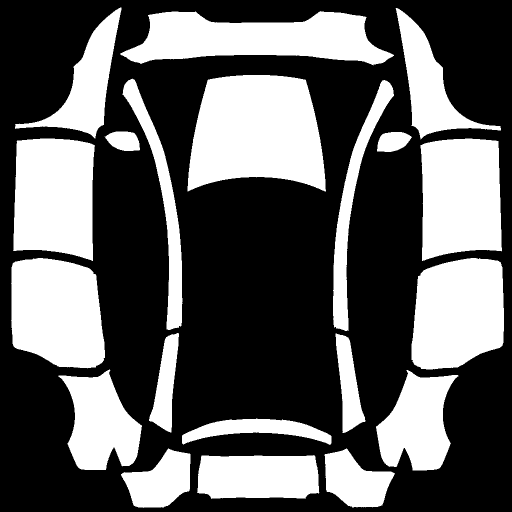
#> input picture mylwrap/data/mask.png, 1024 x 1024 px (shown at 1/2 size); its folder holds only this picture in this run
$ python core.py
#> lines starting #> are read from the running program, lines starting #| are printed output that depends on the picture; after the words box and inside, x2 and y2 are one past the last pixel; in counts of white or black regions, pixels touching at a corner belong together
"""mylwrap.core -- Tesla Model Y L (Juniper "L") wrap template toolkit: template mask, calibrated panel mapping
(TESLA_MAPPING + constants), tailgate 180-degree fix, 360-degree panorama projection onto the car ("globe unwrapping"),
compositing helpers and finish() (black outside the mask + 256-colour quantisation, < 1 MB).
Everything is applied through the template mask; outside = #000000.  Calibrated with in-car photos (2026-10-18 .. 2026-10-29).
"""
import math, os
import numpy as np
from PIL import Image, ImageFilter, ImageChops, ImageEnhance
from scipy.ndimage import label, binary_erosion, binary_closing, binary_fill_holes, distance_transform_edt, map_coordinates

N = 1024
DATA = os.path.join(os.path.dirname(os.path.abspath(__file__)), 'data')
MASK = np.array(Image.open(os.path.join(DATA, 'mask.png'))) > 127
#> MASK: shape (1024, 1024) bool; 37.6% white; 20 white regions, largest, box (x1, y1, x2, y2) and area: (375, 150, 652, 383) 50825, (240, 22, 788, 131) 37453, (26, 277, 190, 522) 35206
LAB, NLAB = label(MASK)
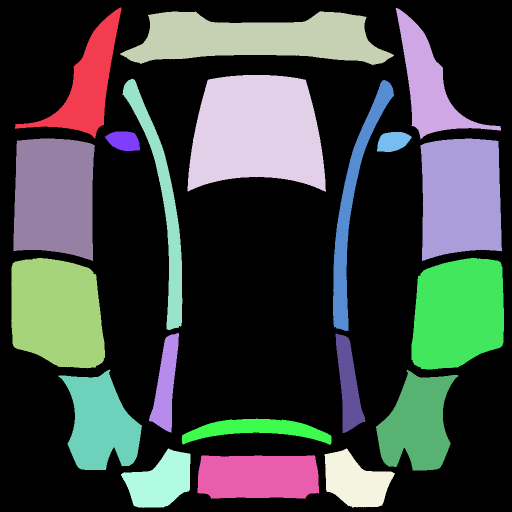
#> LAB: shape (1024, 1024) int32 (shown at 1/2 size); 21 distinct labels, from 0 to 20; one colour per label, 0 black
#> NLAB = 20
OL = (40, 28, 34)

def comp(i): return LAB == i
def bbox(m):
    ys, xs = np.nonzero(m); return xs.min(), ys.min(), xs.max()+1, ys.max()+1

_session = None
# [22 lines left out: function cutout, not called in this run]

# ---------------------------------------------------------------------------------------------
# Panel -> car mapping for the Model Y L template, confirmed against the Tesla 3D preview render of
# myl_nami.png (front-left 3/4 view).  "up" = the direction on the sheet that points UP on the car.
TESLA_MAPPING = {
    # calibrated with myl_calib.png loaded in the Tesla app (top, front-left 3/4, rear-left 3/4 renders, 2026-10-18)
    3:  ('front fascia / bumper: whole nose below the hood; its top edge (sheet y~108-126) runs under the light bar '
         'that sits on the hood/fascia seam; the wings x240-300 / 728-788 wrap round the front corners down to the '
         'front wheel arches (below the fender fronts); small lamp near sheet (330,62) / (700,62); lower grille '
         'opening sheet y<46 between x~405-614; text drawn rot180 reads upright from the front (in-car check '
         '2026-10-25).  Px scale ~0.77x the hood px (FASCIA_HOOD_PX)', 'down'),
    4:  ('hood, FULLY visible from the top view: sheet y~150 = front edge (over the nose), y~383 = windscreen, '
         'x 375-652; the sheet is shown un-mirrored from above (front up)', 'down'),
    1:  ('left front fender (sheet top = front at the light-bar end, sheet bottom meets the front door, inner edge '
         '= hood line along the hood side; concave outer boundary = wheel arch; lobe at sheet y~235-270 runs down '
         'behind the wheel to the rocker; text at -90 runs along the fender, in-car check 2026-10-25)', 'right'),
    2:  ('right front fender', 'left'),
    5:  ('left roof rail / A-pillar strip: runs from the windscreen base along the roof edge over both doors', 'toward centre'),
    6:  ('right roof rail / A-pillar strip', 'toward centre'),
    7:  ('left mirror cap', 'toward centre'), 8: ('right mirror cap', 'toward centre'),
    9:  ('left FRONT door: sheet top = front, inner edge x~190 = window line; mirror at the inner-top corner, '
         'handle at the inner edge near the rear (sheet ~(178, 480))', 'right'),
    11: ('left REAR door: handle at the inner edge ~3/4 back (sheet ~(195, 690))', 'right'),
    10: ('right FRONT door (mirror image of 9)', 'left'), 12: ('right REAR door', 'left'),
    13: ('left C-pillar / rear roof side beside the rear window', 'toward centre'),
    14: ('right C-pillar / rear roof side', 'toward centre'),
    15: ('left rear quarter over the rear wheel, charge port near its rear-top (sheet ~(200, 900))', 'right'),
    16: ('right rear quarter', 'left'),
    17: ('tailgate upper strip under the spoiler -- ROTATED 180 (text appears upside-down): up = sheet DOWN', 'down'),
    20: ('tailgate lower panel above the plate -- ROTATED 180 (text appears upside-down): up = sheet DOWN', 'down'),
    18: ('rear bumper left corner (upright as on the sheet)', 'up'),
    19: ('rear bumper right corner (upright as on the sheet)', 'up'),
}
TAILGATE_FLIP = (17, 20)   # panels the car shows rotated 180 degrees (re-confirmed in-car 2026-10-25: '20 TAILGATE'
                           # reads upside-down AND right-to-left, i.e. a true rotation, each panel inside its own bbox)
# physical px scales (metres / sheet px), from label sizes in the in-car renders (2026-10-25); see car3d.py
PX_M = {'hood': 0.0055, 'fascia': 0.0042, 'fender': 0.0047, 'door': 0.0047}
# In-car check 2026-10-29: the visible bumper (rows y46-108) only spans ~0.30 m of surface V; a figure drawn at hood
# scale puts ONLY midriff there (flat skin slab).  Build art with car3d.v_stretch (c~1.8) or a short-torso source so the
# navel/chain/belt land on the bumper; keep the face ~0.66 m from the cowl-end of the hood (V~-0.70), not -0.78.
FASCIA_V_STRETCH = 1.8
HOOD_FACE_V = -0.70
FASCIA_HOOD_PX = PX_M['fascia'] / PX_M['hood']   # ~0.77: a fascia px is smaller than a hood px

# [29 lines left out: functions _tailgate_index_maps, tailgate_fix, not called in this run]

# Panel scale on the car is not uniform: hood ~1.45 m over ~277 px (its first ~45 px from the sheet-top edge
# curve over the nose); fascia ~1.9 x 0.55 m over 548 x 110 px and seen head-on it is the biggest surface
# from the front; doors ~1.2 x 0.75 m over ~245 x 170 px, mirror at the front door's inner-top corner and
# flush handles near each door's inner-rear -> keep faces mid-door, toward the outer half.

# ---------------------------------------------------------------------------------------------
# Car-surface projection ("globe unwrapping").  The template is an unfolded car seen from above:
# roof in the middle, every panel's outer edge is the bottom of the body (sill / bumper lip), and
# moving toward the centre goes UP the body.  So each sheet pixel gets
#   azimuth  theta: angle around the car centre, 0 = front (sheet top), 90 = left, 180 = rear, 270 = right
#   height   d    : distance (px) from the outer outline of the whole car silhouette
# and a 360-degree panorama is sampled at (theta, d): the horizon is the level set d = horizon_d,
# i.e. it runs at one height all the way round the body and bends with the fenders/corners.
_SURF = None
# [84 lines left out: functions car_surface_coords, car_panorama, load_bg, local_darken, vignette, tint, not called in this run]

def trim(img, *others):
    bb = img.getchannel('A').point(lambda v: 255 if v > 20 else 0).getbbox()
    return [img.crop(bb)] + [o.crop(bb) for o in others]

# [179 lines left out: functions facemask, place_side, place_hood, place_emblem, finish, _union and 1 more, not called in this run]
